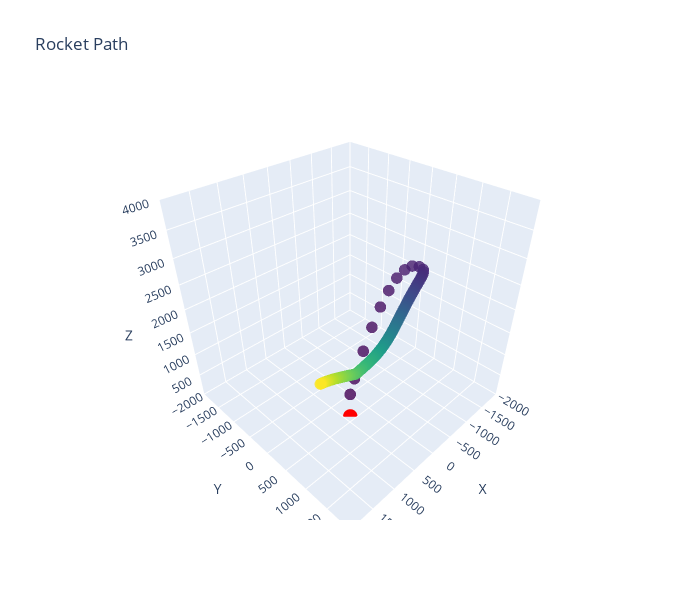

This figure's notebook cell:
### Code cell
# Plotly
# Create a trace for the rocket path
trace = go.Scatter3d(
    x=simulation['X'],
    y=simulation['Y'],
    z=simulation['Z'],
    mode='markers',
    marker=dict(
        size=4,
        color=simulation['Time'],  # set color to an array/list of desired values
        colorscale='Viridis',  # choose a colorscale
        opacity=0.8
    ),
    text=simulation['Time'].map('{:.3f}'.format) + ' s'  # this line sets the hover text
)

data = [trace]

# Create layout for the plot
layout = go.Layout(
    title='Rocket Path',
    scene=dict(
        xaxis=dict(title='X'),
        yaxis=dict(title='Y'),
        zaxis=dict(title='Z'),
    ),
    showlegend=False,
    autosize=False,
    width=700,
    height=600,
)

figStatic = go.Figure(data=data, layout=layout)

# Plot coordinates of antenna rig
figStatic.add_trace(go.Scatter3d(x=[elevationMotorX], y=[elevationMotorY], z=[elevationMotorZ],
                                 mode='markers', marker=dict(size=5, color='red'), name='Antenna rig'))

# Change limits of the plot
figStatic.update_layout(scene=dict(aspectmode='cube', 
                                   xaxis=dict(range=[-2000, 2000]), 
                                   yaxis=dict(range=[-2000, 2000]), 
                                   zaxis=dict(range=[0, 4000])))

figStatic.show()
